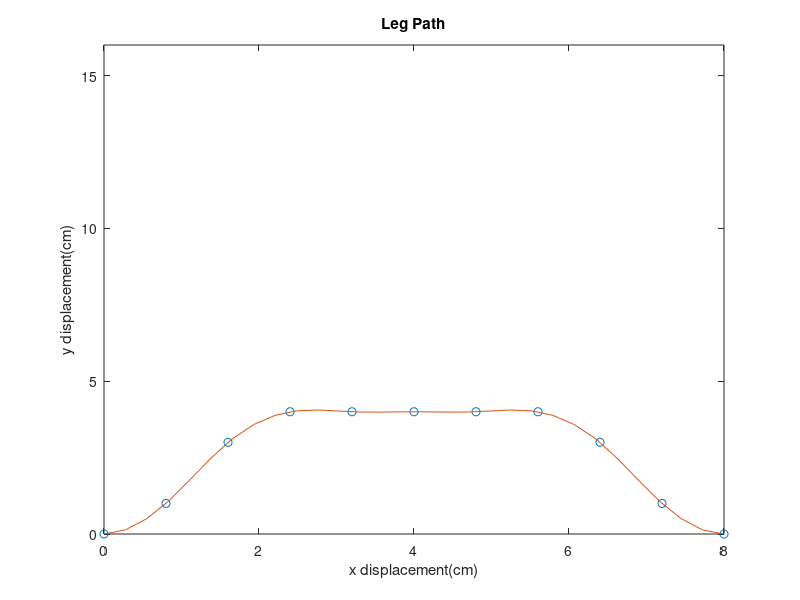
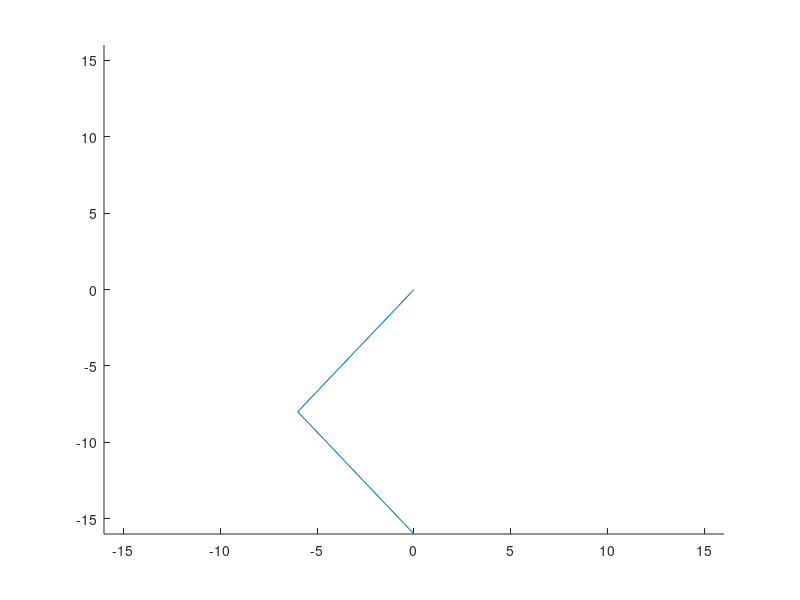

Source code (MATLAB) for these figures, in order: (Note: this script raises an error after producing the figures.)
clc
clear
clf

% First half of leg movement
% Path curve function: Step forward
stepL = 8;
xpos = linspace(0,stepL,11);
ypos = [0 1 3 4 4 4 4 4 3 1 0];
cs = spline(xpos,[0 ypos 0]);
% the path where the foot is at (0,0)
steps = 30; % number of intervals wanna take
x = linspace(0,stepL,steps);
yy = ppval(cs,x);
% the path where the foot is at (0,-16)
y = yy-16;
figure(1)
plot(xpos,ypos,'o',x,yy,'-')
ylim([0 16])
xlabel('x displacement(cm)')
ylabel('y displacement(cm)')
title('Leg Path')

% Second half of leg movement
% Adding backward movement
x = [x linspace(stepL,0,steps)];
y = [y zeros(1,steps)-16];

% Leg
L1 = 10;
L2 = 10;

% IK loop
for i = 1:length(x)
    
    % IK
    L3=sqrt(x(i)^2+y(i)^2);
    b1 = (-(L2^2-L1^2-L3^2)/(2*L1*L3));
    a1 = atan2(sqrt(1-b1^2),b1);
    theta1(i) = (atan2(y(i),x(i))-a1)*(180/pi);
    b2 = (-(L3^2-L1^2-L2^2)/(2*L1*L2));
    a2 = atan2(sqrt(1-b2^2),b2);
    theta2(i) = (pi-a2)*(180/pi);

    % Angles for motor movement
    if i > 1
        theta11(i) = theta1(i)-theta1(i-1);
        theta22(i) = theta2(i)-theta2(i-1);
    end
    theta11(1) = theta1(1);
    theta22(1) = theta2(1);

    % Animation
    figure(2)
    clf
    X = [0 L1*cos(theta1(i)*(pi/180)) x(i)];
    Y = [0 L1*sin(theta1(i)*(pi/180)) y(i)];
    xlim([-16 16])
    ylim([-16 16])
    hold on
    plot(X,Y)

%     % Debugging stuff
%     L1_1 = sqrt((L1*cos(theta1(i)*(pi/180)))^2+(L1*sin(theta1(i)*(pi/180)))^2);
%     L2_1 = sqrt((x(i)-L1*cos(theta1(i)*(pi/180)))^2+(y(i)-L1*sin(theta1(i)*(pi/180)))^2);
%     fprintf('Theta1 %5.2f\n', theta1(i))
%     fprintf('Theta2 %5.2f\n', theta2(i))
%     fprintf('L1 %3.2f\n', L1_1)
%     fprintf('L2 %3.2f\n', L2_1)
%     fprintf('--------------------\n')

    pause(0.1)
end

writematrix(theta11,'Theta1.txt')
writematrix(theta22,'Theta2.txt')
writematrix(theta1,'Theta_1.txt')
writematrix(theta2,'Theta_2.txt')